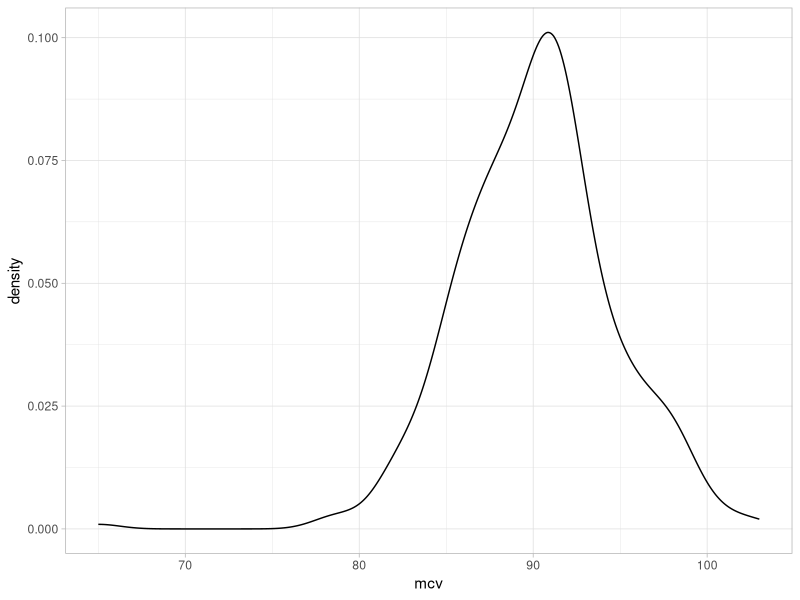

R code for this plot:

library(tidyverse)
d1 <- read_csv("rsdata/Liver_Disorders.csv")
d1 %>% colnames()

d <- d1
colnames(d) <- c("mcv", "alkph", "alamatf", "aspatf", 
                     "ggtpd", "nbr_alcbpd", "split_col")




# viz-1
theme_set(theme_light())
d %>% 
  ggplot(aes(mcv))+geom_density()

